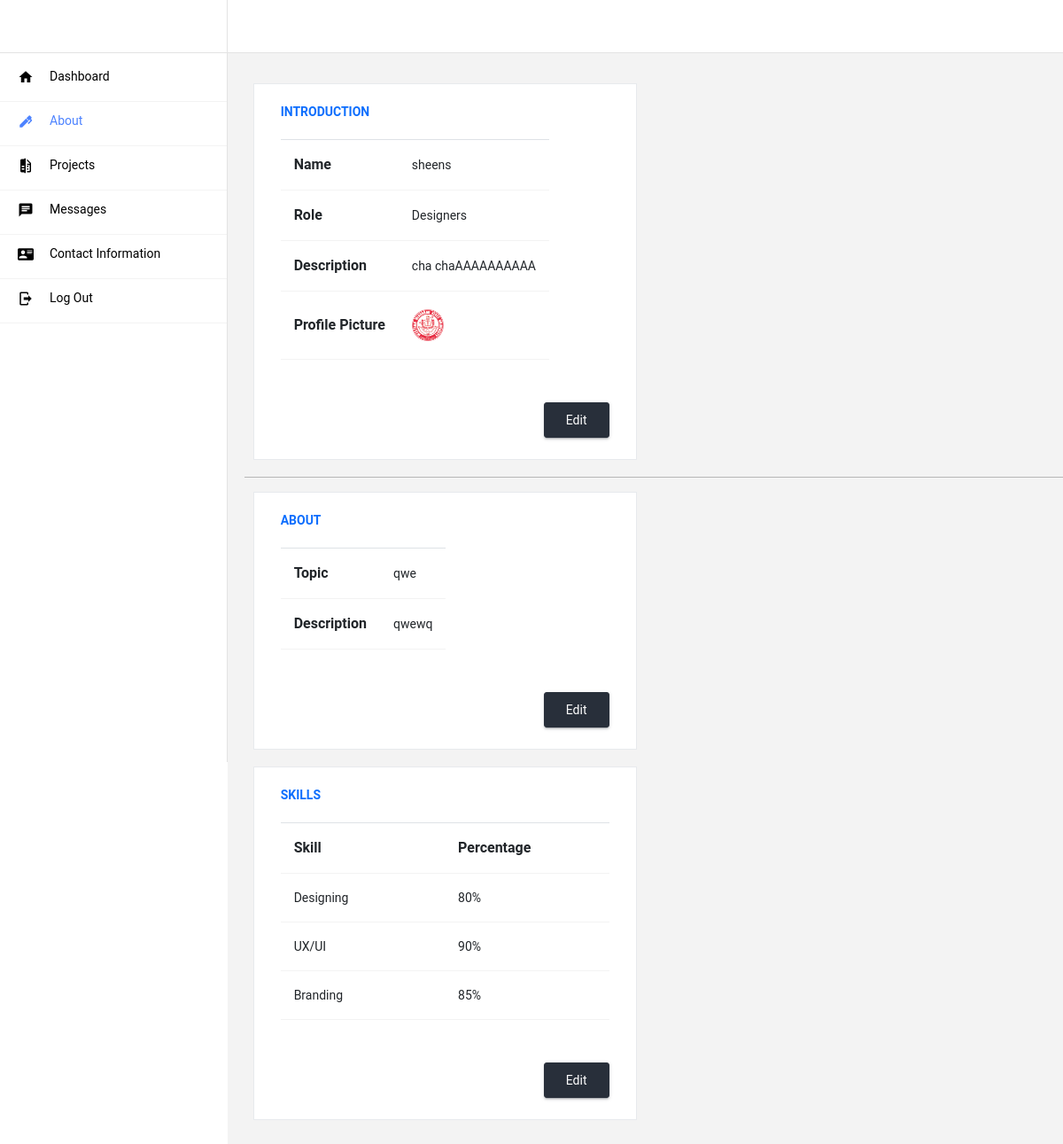
The page /Admin/about.php on the database its author committed.
### tables this page shows
CREATE TABLE `home_section` (
  `id` int(11) NOT NULL,
  `name` varchar(50) DEFAULT NULL,
  `role` varchar(50) DEFAULT NULL,
  `image_path` varchar(255) DEFAULT NULL,
  `desc` text DEFAULT NULL
);

CREATE TABLE `about_section` (
  `id` int(11) NOT NULL,
  `topic` varchar(255) DEFAULT NULL,
  `description` text DEFAULT NULL,
  `web_design_progress` int(11) DEFAULT NULL,
  `ux_ui_progress` int(11) DEFAULT NULL,
  `branding_progress` int(11) DEFAULT NULL
);

### Admin/about.php (the view, shortened to what this page needs)
<?php include '../connection.php'
?>
<!DOCTYPE html>
<html lang="en">
<head>
  <link rel="stylesheet" href="vendors/mdi/css/materialdesignicons.min.css">
  <link rel="stylesheet" href="vendors/base/vendor.bundle.base.css">
  <link rel="stylesheet" href="vendors/datatables.net-bs4/dataTables.bootstrap4.css">
  <link rel="stylesheet" href="https://maxcdn.bootstrapcdn.com/bootstrap/4.0.0/css/bootstrap.min.css" >
  <link rel="stylesheet" href="css/style.css">
</head>
<body>
  <div class="container-scroller">
    <nav class="navbar col-lg-12 col-12 p-0 fixed-top d-flex flex-row ">
      <div class="navbar-brand-wrapper d-flex justify-content-center">
        <div class="navbar-brand-inner-wrapper d-flex justify-content-between align-items-center w-100">
        </div>
      </div>
      <div class="navbar-menu-wrapper d-flex align-items-center justify-content-end">
      </div>
    </nav>
    <div class="container-fluid page-body-wrapper">
      <nav class="sidebar sidebar-offcanvas" id="sidebar">
        <ul class="nav">
          <li class="nav-item">
            <a class="nav-link" href="index.php">
              <i class="mdi mdi-home menu-icon"></i>
              <span class="menu-title">Dashboard</span>
            </a>
          </li>
          <li class="nav-item">
            <a class="nav-link" href="about.php">
              <i class="mdi mdi-pen menu-icon"></i>
              <span class="menu-title">About</span>
            </a>
          </li>
          <li class="nav-item">
            <a class="nav-link" href="projects.php">
              <i class="mdi mdi-file-compare menu-icon"></i>
              <span class="menu-title">Projects</span>
            </a>
          </li>
          <li class="nav-item">
            <a class="nav-link" href="messages.php">
              <i class="mdi mdi-message-text menu-icon"></i>
              <span class="menu-title">Messages</span>
            </a>
          </li>
          <li class="nav-item">
            <a class="nav-link" href="myaccount.php">
              <i class="mdi mdi-account-card-details menu-icon"></i>
              <span class="menu-title">Contact Information</span>
            </a>
          </li>
          <li class="nav-item">
            <a class="nav-link" href="#" id="logoutBtn">
                <i class="mdi mdi-logout menu-icon"></i>
                <span class="menu-title">Log Out</span>
            </a>
        </li>
        </ul>
      </nav>
      <?php
$sql = "SELECT * FROM home_section WHERE id = 1";
$result = $conn->query($sql);
if ($result && $result->num_rows > 0) {
    $row = $result->fetch_assoc();
} else {
    echo "No data found.";
}
?>
  <div class="main-panel">
    <div class="content-wrapper">
        <div class="container">
            <div class="row">
                <div class="col-md-6">
                    <div class="card">
                        <div class="card-body">
                            <h2 class="card-title text-primary">Introduction</h2>
                            <table class="table table-responsive">
                                <tbody>
                                    <tr>
                                        <th>Name</th>
                                        <td id="name"><?php echo $row['name']; ?></td>
                                    </tr>
                                    <tr>
                                        <th>Role</th>
                                        <td id="role"><?php echo $row['role']; ?></td>
                                    </tr>
                                    <tr>
                                        <th>Description</th>
                                        <td id="desc"><?php echo $row['desc']; ?></td>
                                    </tr>
                                    <tr>
                                        <th>Profile Picture</th>
                                        <td><img src="uploads/<?php echo $row['image_path']; ?>" alt="Profile Picture" id="profile-pic"></td>
                                    </tr>
                                </tbody>
                            </table>
                            <button class="btn btn-dark float-right mt-5" onclick="showEditForm1()">Edit</button>
                        </div>
                    </div>
                    <br>
                </div>
                <hr>
            </div>
            <?php
            $sql = "SELECT * FROM about_section WHERE id = 1";
            $result = $conn->query($sql);
            if ($result && $result->num_rows > 0) {
                $about_row = $result->fetch_assoc();
            } else {
                echo "No data found.";
            }
            ?>
            <div class="row">
                <div class="col-md-6">
                    <div class="card">
                        <div class="card-body">
                            <h2 class="card-title text-primary">About</h2>
                            <table class="table table-responsive">
                                <tbody>
                                    <tr>
                                        <th>Topic</th>
                                        <td id="topic"><?php echo $about_row['topic']; ?></td>
                                    </tr>
                                    <tr>
                                        <th>Description</th>
                                        <td id="description"><?php echo $about_row['description']; ?></td>
                                    </tr>
                                </tbody>
                            </table>
                            <button class="btn btn-dark float-right mt-5" onclick="showEditForm2()">Edit</button>
                        </div>
                    </div>
                    <br>
                </div>
            </div>
            <?php
$sql = "SELECT * FROM about_section WHERE id = 1";
$result = $conn->query($sql);
if ($result && $result->num_rows > 0) {
    $about_row = $result->fetch_assoc();
} else {
    echo "No data found in the about_section table.";
}
?>
<div class="row">
    <div class="col-md-6">
        <div class="card">
            <div class="card-body">
                <h2 class="card-title text-primary">Skills</h2>
                <div class="table-responsive">
                    <table class="table">
                        <tbody>
                            <tr>
                                <th class="col-6">Skill</th>
                                <th class="col-6">Percentage</th>
                            </tr>
                            <tr>
                                <td class="col-6" id="skill">Designing</td>
                                <td class="col-6" id="percentage"><?php echo $about_row['web_design_progress']; ?>%</td>
                            </tr>
                            <tr>
                                <td class="col-6" id="skill">UX/UI</td>
                                <td class="col-6" id="percentage"><?php echo $about_row['ux_ui_progress']; ?>%</td>
                            </tr>
                            <tr>
                                <td class="col-6" id="skill">Branding</td>
                                <td class="col-6" id="percentage"><?php echo $about_row['branding_progress']; ?>%</td>
                            </tr>
                        </tbody>
                    </table>
                </div>
                <button class="btn btn-dark float-right mt-5" onclick="showEditForm3()">Edit</button>
            </div>
        </div>
        <br>
    </div>
</div>
          </div>
        </div>
      </div>
  </div>
</body>
</html>

### rows shown on the page
home_section: name "sheens", role "Designers", desc "cha chaAAAAAAAAAA", image_path (picture)
about_section: topic "qwe", description "qwewq", web_design_progress "80", ux_ui_progress "90", branding_progress "85"
